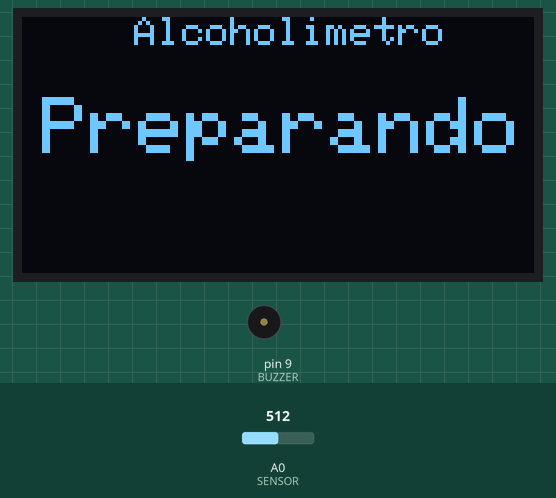
This sketch was run on a simulated Arduino Uno, built with avr-gcc and run on an emulated ATmega328P. Parts: 128×64 one-colour display, buzzer (waves = sounding). The inputs (shaded band) are chosen by the test bench; at power-on: A0 (SENSOR) = 512. EEPROM starts erased.

Above: at 0.2 s.
At 3.1 s:
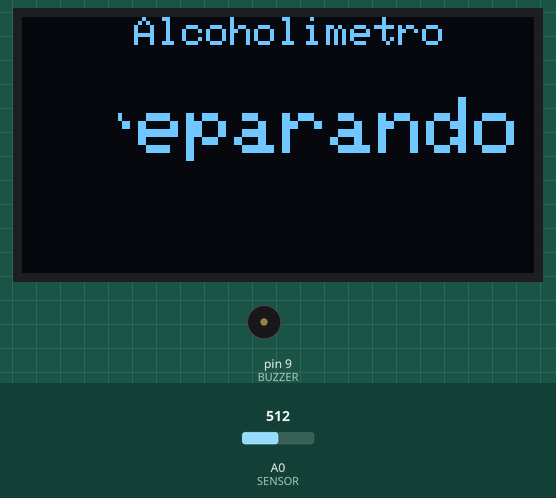
At 9.1 s:
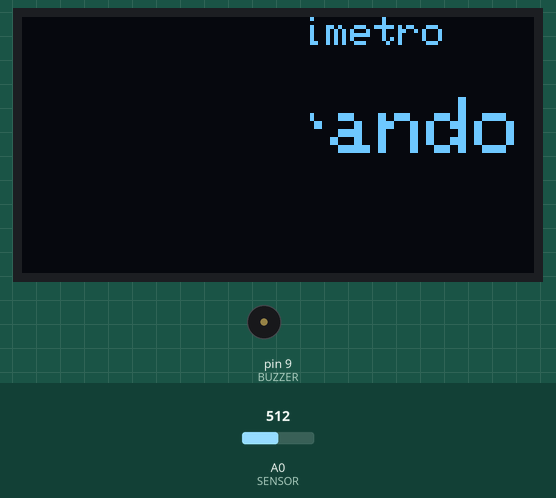
At 21.2 s:
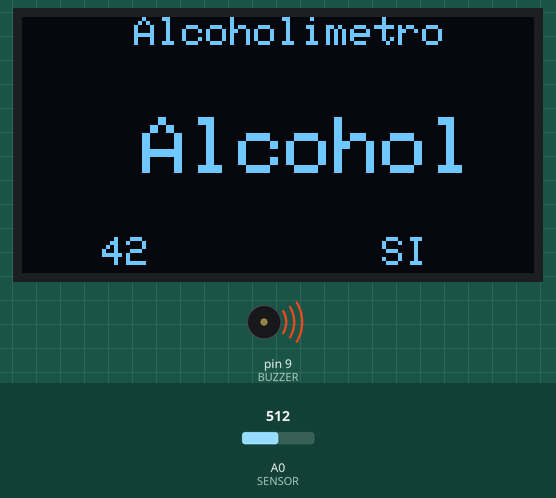
Timing chart, 0 to 22.7 s (numbered marks = the images above):
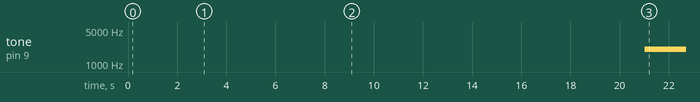

The sketch:

Alcoholimetro_Marco_Vazquez.ino
```cpp
/*
Alcoholímetro

Creado por Marco Vázquez Madero para Ingeniería Electrónica Industrial en la asignatura de Procesadores Integrados.

Este proyecto usará el sensor MQ3 y una pantalla OLED para mostrar los datos obtenidos por este, para evitar
La memoria EEPROM se usará para guardar el mayor dato obtenido desde que se enciende el aparato

*/

//---------------------------------------------------------------------------------
//      Inclusión de librerías
//---------------------------------------------------------------------------------
#include <SPI.h>                                                     //Librería para transmision de datos
#include <Wire.h>                                                    //Libreria para comunicacion I2C
#include <Adafruit_GFX.h>                                            //Libreria para hacer graficos en pantalla
#include <Adafruit_SSD1306.h>                                        //Librerías propias de pantalla OLED Adafruit
#include <EEPROM.h>                                                  //Libreria para leer y escribir en la EEPROM
#define OLED_RESET 4                                                 //Instruccion necesaria para eliminar informacion en pantalla

//---------------------------------------------------------------------------------
//      Definicion de variables
//---------------------------------------------------------------------------------
int SEGUNDOS;
int T_ESPERA = 20;
int SENSOR = 0;                                                      //Numero de pin para el sensor MQ3
int BUZZER=9;                                                        //Numero de pin para el buzzer con modulación de pulso
int VAL = 0;                                                         //Variable usada para almacenar el valor directo del sensor en partes por millon (Aprox)
int VALORPANTALLA = 0;                                               //Variable usada para almacenar el valor aproximado del sensor en mg/L (Aprox)
int VAL1;
int VAL2;
int VAL3;                                                            //Variables usadas para almacenar datos con un espacio de 10 milisegundos
int VAL4;
int VAL5;
unsigned int FREQ=2000;                                              //Frecuencia para el buzzer
unsigned long duracion=500;
Adafruit_SSD1306 display(OLED_RESET);                                //Reset de la pantalla OLED

//---------------------------------------------------------------------------------
//      Preparación del programa
//---------------------------------------------------------------------------------
void setup()   {
 pinMode(BUZZER,OUTPUT);
 display.begin(SSD1306_SWITCHCAPVCC, 0x3C);                          //Direccion 3C para la pantalla en I2C
 display.clearDisplay();                                             //Reset de la pantalla OLED
 EEPROM.write(1, 0);                                                 //Instruccion que se puede añadir o quitar para eliminar el dato de si se ha acercado el alcohol
}
//---------------------------------------------------------------------------------
//      Programa
//---------------------------------------------------------------------------------
void loop() {

  VAL = LECTORALCOHOL();                                             //Declaracion del programa que leerá el valor de alcohol, se iniciará con el arduino
  TITULO();                                                          //Declaración del programa que mantedrá el titulo en la pantalla durante todo el rato
  PRECALENTAMIENTO();                                                //Declaración del programa que dibujará una barra y rellenará en el tiempo de calentamiento
  VALORPANTALLA=VAL/12;                                              //12 es el valor aproximado experimental con el que se pasa del voltaje leido a mg/L de alcohol
  SEGUNDOS = millis()/1000;                                          //Variable para usar el tiempo de precalentamiento


  if(SEGUNDOS<=T_ESPERA)                                             //Decisión inicial del programa de hacer el precalentamiento y al cabo de T_ESPERA mostrar medidas
  {
    SEGUNDOS = map(SEGUNDOS, 0, T_ESPERA, 0, 160);                   //Instruccion de libreria Adafruit para crear un efecto de pantalla que se desvanece
    display.fillRect(0, 0, SEGUNDOS,200,BLACK);
  }else                                                              //Mediciones del alcoholimetro y mostrar por pantalla los distintos datos
  {
     TITULO();                                                       //Instruccion para el display de mantener un titulo constante
     EEPROMPANTALLA();                                               //Instruccion para mostrar si se ha detectado alcohol en alguna
     NIVELDEALCOHOL(VAL);                                            //Instruccion para leer el voltaje dado por el sensor
     CONCENTRACIONENAIRE(VAL);                                       //Instruccion para mostrar los distintos niveles de alcohol
  }
  display.display();                                                 //Instruccion necesaria para mostrar en pantalla

}

void EEPROMPANTALLA()
{                                                                      //Si se sobrepasa un cierto nivel
  display.setTextSize(1);
  display.setTextColor(WHITE);
  display.setCursor(90,55);

  if(EEPROM.read(1)==0)                                                //Si previamente no se ha llegado al nivel, se mantendrá un NO en la esquina inferior derecha
  {
      display.println("NO");
  }
  if (EEPROM.read(1)==1)                                              //Al llegar al nivel de alcohol en aire se guardará en la EEPROM un dato como señal de que se
  {                                                                   //ha alcanzado alguna vez esa concentracion de alcohol en aire
      display.println("SI");
  }
}
void TITULO()                                                       //Programa para mostrar en la pantalla un titulo
{
  display.clearDisplay();                                           //Instruccion para borrar de la pantalla el precalentamiento
  display.setTextSize(1);                                           //Tamaño de texto
  display.setTextColor(WHITE);                                      //Color de texto , esta pantalla solo ofrece blanco, negro e invertir los colores ya existentes
  display.setCursor(28,0);                                          //Pixel donde empezará el texto en coordenadas
  display.println("Alcoholimetro");                                 //Texto que se mostrará
}

void PRECALENTAMIENTO()                                             //Programa que se iniciara con el arduino y mostrara el texto preparando, mas tarde sera borrado
{                                                                   //por el LECTORALCOHOL, con la instruccion clearDisplay, que dejará la pantalla lista para escribir
  display.setTextSize(2);
  display.setTextColor(WHITE);
  display.setCursor(5,20);
  display.println("Preparando");
}

 int LECTORALCOHOL()                                               //Programa que leerá cinco datos del sensor en un espacio de tiempo de 50ms
 {


  display.clearDisplay();                                          //Instruccion para borrar las letras que anteriormente estaban en esa posicion
  VAL1 = analogRead(SENSOR);                                       //Primer valor leido
  delay(10);
  VAL2 = analogRead(SENSOR);                                       //Segundo valor leido
  delay(10);
  VAL3 = analogRead(SENSOR);                                       //Tercer valor leido
  delay(10);
  VAL4 = analogRead(SENSOR);                                       //Cuarto valor leido
  delay(10);
  VAL5 = analogRead(SENSOR);                                       //Quinto valor leido

  VAL = (VAL1+VAL2+VAL3+VAL4+VAL5)/5;                              //Media aritemetica de los cinco valores
  return VAL;
 }

void NIVELDEALCOHOL(int VALue)                                     //Programa que se iniciara al finalizar el precalentamiento y mostrará el valor aproximado
{                                                                  //de mg/L de alcohol en la cercania del sensor
  display.setTextSize(1);
  display.setTextColor(WHITE);
  display.setCursor(20,55);
  display.println(VALORPANTALLA);
}

void CONCENTRACIONENAIRE(int VALue)                                    //Programa que mostrara los distintos niveles de alcohol, haciendo un sonido mediante el buzzer
{                                                                      //si se sobrepasa un cierto nivel
  display.setTextSize(2);
  display.setTextColor(WHITE);
  display.setCursor(30,25);

  if(VALue<150)                                                        //Para valores practicamente nulos de alcohol en el aire, aunque puede variar debido a temperatura
  {
      display.println("0 mg/L");
  }
  if (VALue>=150 && VALue<220)                                         //Para valores de aproximadamente de 15 mg/L se mostrará en pantalla el texto
  {
      display.println("15 mg/L");
  }
  if (VALue>=220 && VALue<300)                                         //Para valores cercanos a 30 mg/L, ya sancionables
  {
      display.println("30 mg/L");
  }
  if (VALue>=300 && VALue <350)                                        //Para valores cercanos a 45 mg/L
  {
      display.println("45 mg/L");
      tone(BUZZER,5000,500);                                           //Sonará un tono a 5000Hz cuando se encuentre entre esos dos valroes durante 500ms
  }
  if(VALue>350)                                                        //Para valores superiores, se mostrará el texto Alcohol
  {
     display.println("Alcohol");
     tone(BUZZER,FREQ,500);                                            //Sonará un tono de frencuencia FREQ, especificada al inicio, durante medio segundo
     EEPROM.write(1, 1);
  }
 }


//---------------------------------------------------------------------------------
//      Final del programa
//---------------------------------------------------------------------------------

/*

Los valores medidos son totalemnte orientativos y, la principal diferencia con un alcoholímetro de calidad es que el sensor se encuentra en una pequeña camara alejada
de la humedad y temperatura y tener un tiempo de calentamiento mayor.

*/
```

Measured:
- by itself, tone on pin 9 (BUZZER): silent → 2000 Hz at 21.0 s
- what the display in image 0 shows lasts 1.0 s, from 0.1 s to 1.1 s
- what the display in image 1 shows lasts 1.1 s, from 3.0 s to 4.1 s
